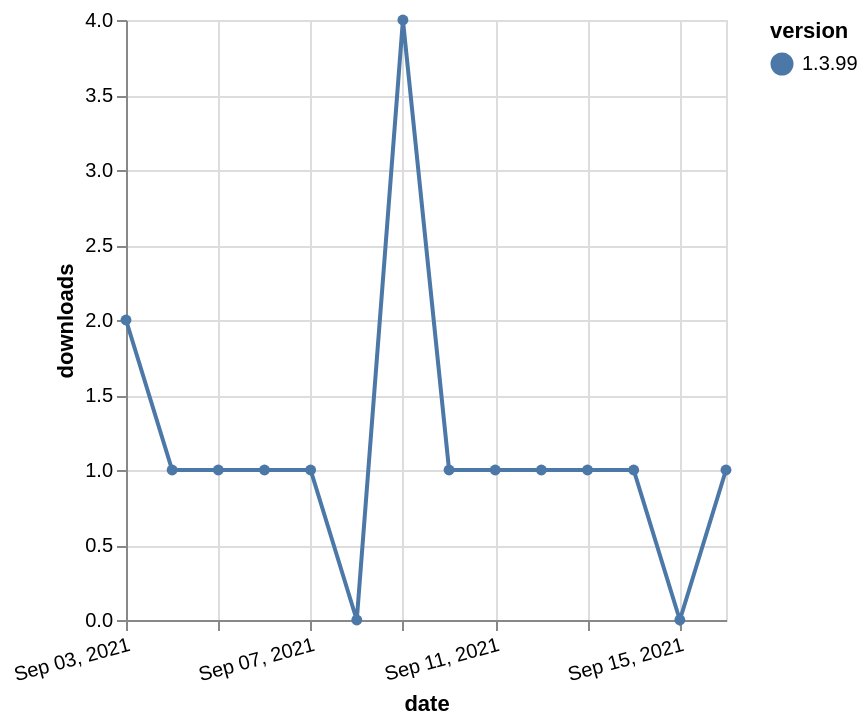

The Vega-Lite source for this figure:
### Vega-Lite specification from a JSON file in a GitHub repository (floating-point values rounded to 4 significant figures)
{"$schema": "https://vega.github.io/schema/vega-lite/v5.json", "description": "A simple bar chart with embedded data.", "data": {"values": [{"date": "2021-09-03", "total": 510, "delta": 2, "version": "1.3.99"}, {"date": "2021-09-04", "total": 511, "delta": 1, "version": "1.3.99"}, {"date": "2021-09-05", "total": 512, "delta": 1, "version": "1.3.99"}, {"date": "2021-09-06", "total": 513, "delta": 1, "version": "1.3.99"}, {"date": "2021-09-07", "total": 514, "delta": 1, "version": "1.3.99"}, {"date": "2021-09-08", "total": 514, "delta": 0, "version": "1.3.99"}, {"date": "2021-09-09", "total": 518, "delta": 4, "version": "1.3.99"}, {"date": "2021-09-10", "total": 519, "delta": 1, "version": "1.3.99"}, {"date": "2021-09-11", "total": 520, "delta": 1, "version": "1.3.99"}, {"date": "2021-09-12", "total": 521, "delta": 1, "version": "1.3.99"}, {"date": "2021-09-13", "total": 522, "delta": 1, "version": "1.3.99"}, {"date": "2021-09-14", "total": 523, "delta": 1, "version": "1.3.99"}, {"date": "2021-09-15", "total": 523, "delta": 0, "version": "1.3.99"}, {"date": "2021-09-16", "total": 524, "delta": 1, "version": "1.3.99"}]}, "width": "container", "mark": {"type": "line", "point": {"filled": true}}, "encoding": {"x": {"field": "date", "type": "temporal", "timeUnit": "yearmonthdate", "title": "date", "axis": {"labelAngle": -15}}, "y": {"field": "delta", "type": "quantitative", "title": "downloads"}, "color": {"field": "version", "type": "nominal"}, "tooltip": {"field": "delta"}}}
